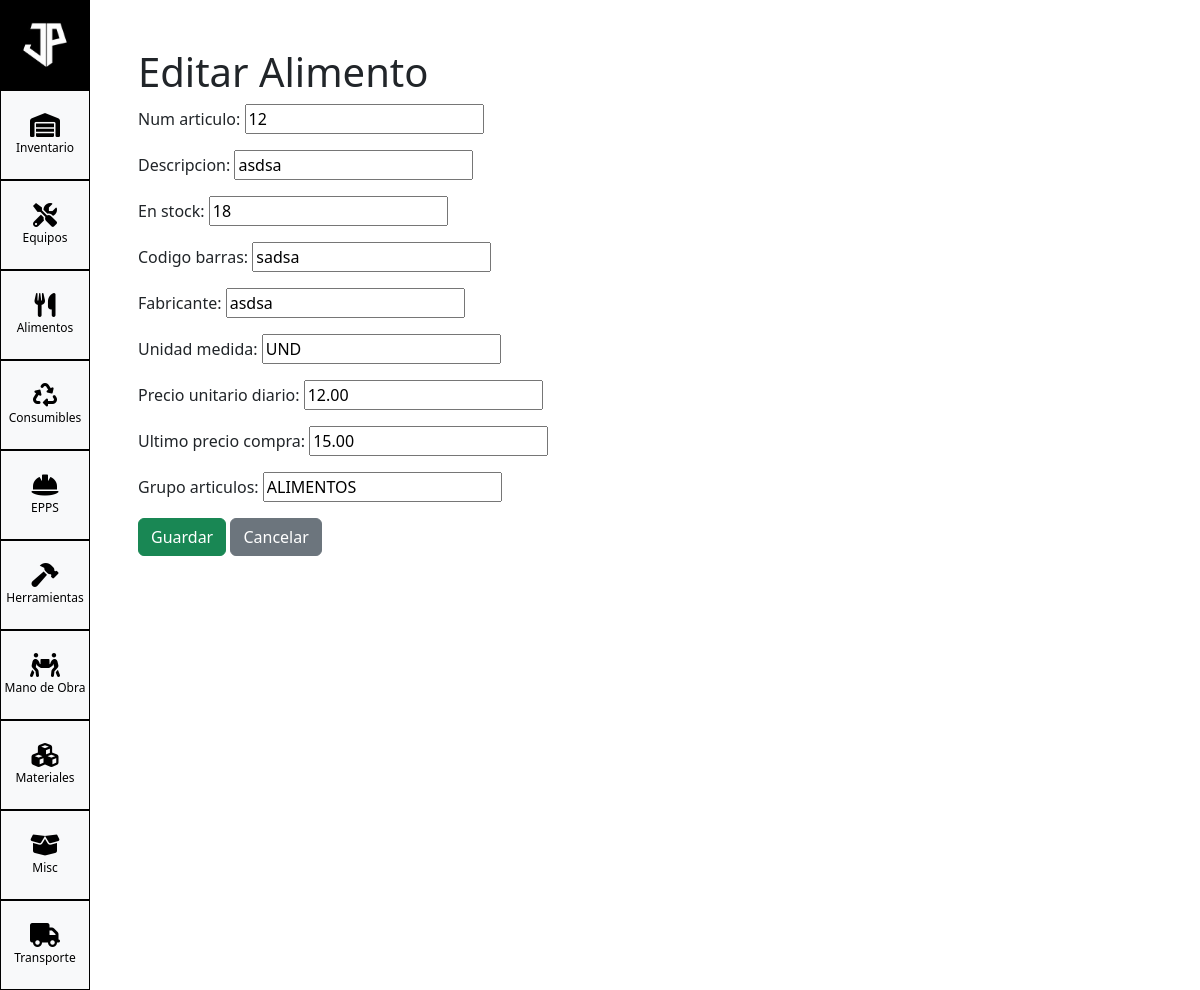
Page /inventory/inventario/alimentos/1/editar/ on the committed database.
### inventory/models.py (models this page shows, shortened)
class BaseInventario(models.Model):
    num_articulo = models.CharField(max_length=50)
    descripcion = models.CharField(max_length=255)
    en_stock = models.IntegerField(default=0)
    codigo_barras = models.CharField(max_length=100, blank=True, default='')
    grupo_articulos = models.CharField(max_length=100, default='MISC')
    fabricante = models.CharField(max_length=100, blank=True, default='')
    unidad_medida = models.CharField(max_length=50, blank=True, default='')
    precio_unitario_diario = models.DecimalField(max_digits=10, decimal_places=2, default=0)
    ultimo_precio_compra = models.DecimalField(max_digits=10, decimal_places=2, default=0)
    class Meta:
        abstract = True

class Alimentos(BaseInventario):
    grupo_articulos = models.CharField(max_length=100, default='ALIMENTOS')

### inventory/views/alimentos.py (the view)
# urls.py: path('inventario/alimentos/<int:pk>/editar/', AlimentosUpdateView.as_view(), name='alimentos-update'),
class AlimentosUpdateView(UpdateView):
    model = Alimentos
    template_name = 'alimentos/alimentos_form.html'
    fields = '__all__'
    success_url = reverse_lazy('alimentos-list')

### inventory/templates/alimentos/alimentos_form.html (shortened to what this page needs)
{% extends "base_inventario.html" %}
{% block content %}
<div class="container">
    <h1>{{ form.instance.pk|yesno:"Editar,Crear" }} Alimento</h1>
    <form method="post">
        {{ form.as_p }}
        <button type="submit" class="btn btn-success">Guardar</button>
        <a href="{% url 'alimentos-list' %}" class="btn btn-secondary">Cancelar</a>
    </form>
</div>
{% endblock %}

### static/css/custom.css (style rules this page uses)
body, html { height: 100%; margin: 0; padding: 0; }

### rows in the picture
Alimentos: instance.pk "Editar", num_articulo "12", descripcion "asdsa", en_stock "18", codigo_barras "sadsa", fabricante "asdsa", unidad_medida "UND", precio_unitario_diario "12.00", ultimo_precio_compra "15.00", grupo_articulos "ALIMENTOS"
